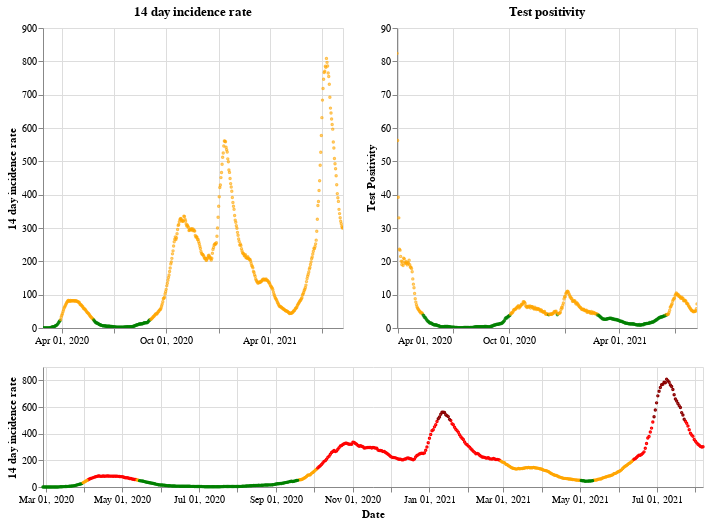

Notebook code for this chart:
### Markdown cell above
## Scotland

### Code cell
plot_traffic_light('Scotland')

### Figure 1 — Vega-Lite specification as saved in the notebook (floating-point values rounded to 4 significant figures; data arrays with more than 128 entries replaced by an {"elided": "..."} marker saying what was removed)
{"config": {"view": {"continuousWidth": 400, "continuousHeight": 300}}, "vconcat": [{"hconcat": [{"mark": {"type": "point", "size": 2}, "encoding": {"color": {"condition": {"value": "green", "test": "(datum.twoWeeklyCasesRate <= 25)"}, "value": "orange"}, "tooltip": [{"type": "nominal", "field": "areaName"}, {"type": "temporal", "field": "date"}, {"type": "quantitative", "field": "twoWeeklyCasesRate"}, {"type": "quantitative", "field": "testPositivity"}], "x": {"type": "temporal", "axis": {"title": ""}, "field": "date", "scale": {"domain": {"selection": "DateBrush"}}, "timeUnit": "yearmonthdate"}, "y": {"type": "quantitative", "axis": {"title": "14 day incidence rate"}, "field": "twoWeeklyCasesRate"}}, "title": "14 day incidence rate", "width": 300}, {"mark": {"type": "point", "size": 2}, "encoding": {"color": {"condition": {"value": "green", "test": "(datum.testPositivity <= 4)"}, "value": "orange"}, "tooltip": [{"type": "nominal", "field": "areaName"}, {"type": "temporal", "field": "date"}, {"type": "quantitative", "field": "twoWeeklyCasesRate"}, {"type": "quantitative", "field": "testPositivity"}], "x": {"type": "temporal", "axis": {"title": ""}, "field": "date", "scale": {"domain": {"selection": "DateBrush"}}, "timeUnit": "yearmonthdate"}, "y": {"type": "quantitative", "axis": {"title": "Test Positivity"}, "field": "testPositivity"}}, "title": "Test positivity", "width": 300}]}, {"layer": [{"mark": {"type": "point", "size": 2}, "encoding": {"color": {"condition": {"value": "orange", "test": "(((datum.testPositivity < 4) && (datum.twoWeeklyCasesRate >= 50)) && (datum.twoWeeklyCasesRate < 200))"}, "value": "red"}, "opacity": {"condition": {"value": 1, "test": "((datum.twoWeeklyCasesRate >= 50) && (datum.twoWeeklyCasesRate < 500))"}, "value": 0}, "tooltip": [{"type": "nominal", "field": "areaName"}, {"type": "temporal", "field": "date"}, {"type": "quantitative", "field": "twoWeeklyCasesRate"}, {"type": "quantitative", "field": "testPositivity"}], "x": {"type": "temporal", "axis": {"title": "Date"}, "field": "date", "timeUnit": "yearmonthdate"}, "y": {"type": "quantitative", "axis": {"title": "14 day incidence rate"}, "field": "twoWeeklyCasesRate"}}, "selection": {"DateBrush": {"type": "interval", "encodings": ["x"], "fields": ["Time"]}}}, {"mark": {"type": "point", "size": 2}, "encoding": {"color": {"value": "darkred"}, "opacity": {"condition": {"value": 1, "test": "(datum.twoWeeklyCasesRate >= 500)"}, "value": 0}, "tooltip": [{"type": "nominal", "field": "areaName"}, {"type": "temporal", "field": "date"}, {"type": "quantitative", "field": "twoWeeklyCasesRate"}, {"type": "quantitative", "field": "testPositivity"}], "x": {"type": "temporal", "axis": {"title": "Date"}, "field": "date", "timeUnit": "yearmonthdate"}, "y": {"type": "quantitative", "axis": {"title": "14 day incidence rate"}, "field": "twoWeeklyCasesRate"}}}, {"mark": {"type": "point", "size": 2}, "encoding": {"color": {"condition": {"value": "green", "test": "((datum.testPositivity < 4) && (datum.twoWeeklyCasesRate < 50))"}, "value": "orange"}, "opacity": {"condition": {"value": 1, "test": "(datum.twoWeeklyCasesRate < 50)"}, "value": 0}, "tooltip": [{"type": "nominal", "field": "areaName"}, {"type": "temporal", "field": "date"}, {"type": "quantitative", "field": "twoWeeklyCasesRate"}, {"type": "quantitative", "field": "testPositivity"}], "x": {"type": "temporal", "axis": {"title": "Date"}, "field": "date", "timeUnit": "yearmonthdate"}, "y": {"type": "quantitative", "axis": {"title": "14 day incidence rate"}, "field": "twoWeeklyCasesRate"}}}], "height": 120, "width": 660}], "data": {"name": "data-33596c6c2666487750ac901a9ff7a39c"}, "$schema": "https://vega.github.io/schema/vega-lite/v4.8.1.json", "datasets": {"data-33596c6c2666487750ac901a9ff7a39c": {"elided": "527 records"}}}
